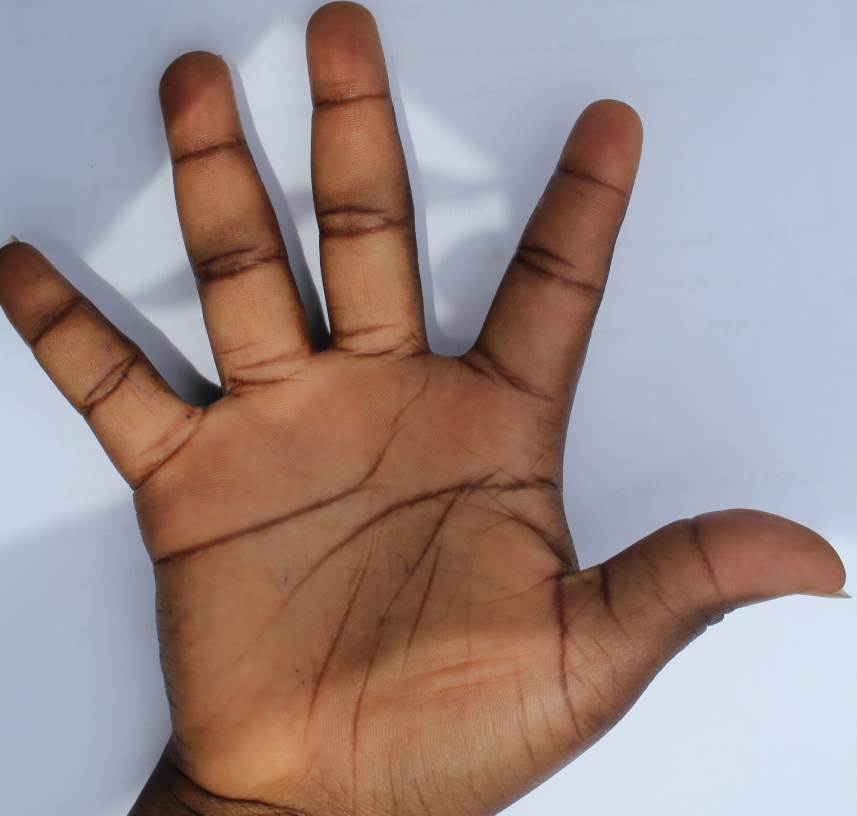
#> input picture data/Palm/PalmAll/IMG_FEMALE_0083.jpg, 3428 x 3261 px, given in place of IMG_0016.JPG, which was not available (shown at 1/4 size)
$ python edge_list.py   (older library calls are emulated)
#> lines starting #> are read from the running program, lines starting #| are printed output that depends on the picture; after the words box and inside, x2 and y2 are one past the last pixel; in counts of white or black regions, pixels touching at a corner belong together; pictures that were not available may be replaced by others from this repository, and a replacement may not be noted
### src/image_masking_builder.py
from my_utils import *


class ImageMaskingBuilder:
    def __init__(self, image_path: str):
        self.kernel_size = None
        self.image_path: str = image_path
        self.image: cv2.typing.MatLike = self.__load_image_grayscale()
        self.set_kernel_size()

    # TODO: draft
    def __load_image(self, flags: int = cv2.IMREAD_UNCHANGED) -> cv2.typing.MatLike:
#> called with flags = 0
        change_to_project_path()
        image = cv2.imread(self.image_path, flags)
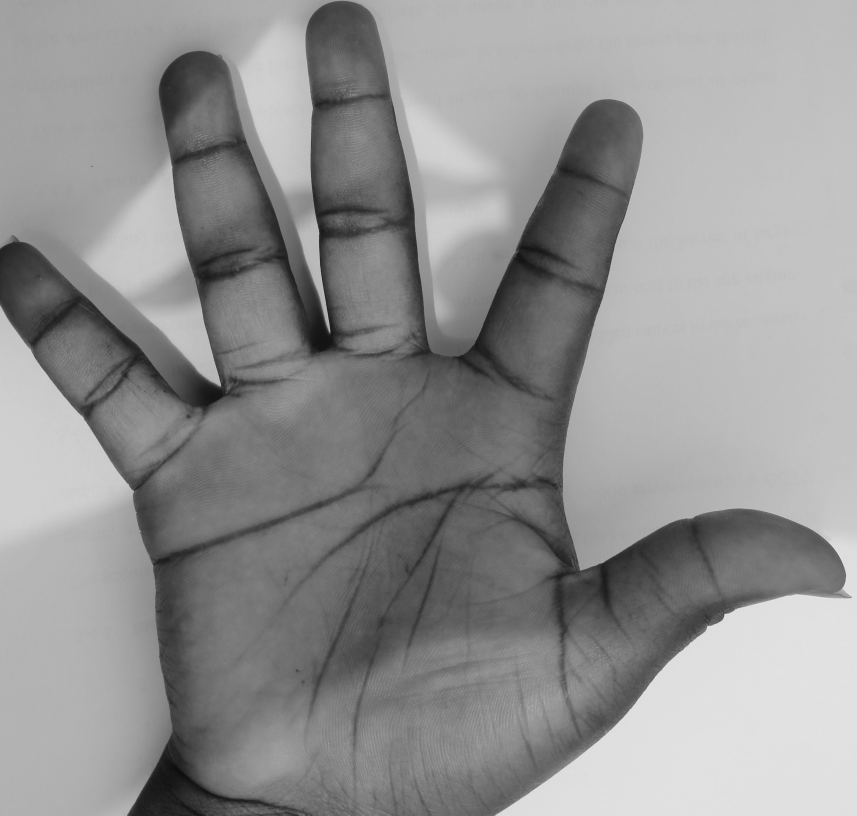
#> image: shape (3261, 3428) (shown at 1/4 size); min 11, max 238, mean 145.8
        check_loaded_image(image)
        print(f"type: {type(image)}")
#| type: <class 'numpy.ndarray'>
        return image

    def __load_image_grayscale(self) -> cv2.typing.MatLike:
        image = self.__load_image(cv2.IMREAD_GRAYSCALE)
        return image

    # TODO: Draft
    def convert_image_grayscale(self):
        self.image = cv2.cvtColor(self.image, cv2.COLOR_BGR2GRAY)

    def set_kernel_size(self, size: int = 3):
        self.kernel_size: np.ndarray = np.ones((size, size), np.uint8)

    # [28 lines left out: functions do_adaptive_mean, do_adaptive_gaussian, do_adaptive_mean_fix1, not called in this run]

    def do_equalize_histogram(self):
        self.image = cv2.equalizeHist(self.image)
        return self

    def do_denoise_morphology_close(self):
        self.image = cv2.morphologyEx(self.image, cv2.MORPH_CLOSE, self.kernel_size)
        return self

    def do_denoise_morphology_open(self):
        self.image = cv2.morphologyEx(self.image, cv2.MORPH_OPEN, self.kernel_size)
        return self

    def do_denoise(self):
        self.image = cv2.fastNlMeansDenoising(self.image, None)
        return self

    def do_denoise_morphology_combined(self):
        return self.do_denoise_morphology_close().do_denoise_morphology_open()

    # TODO: Draft
    # [5 lines left out: function do_sobel_combined, not called in this run]

    def do_sobel_x(self):
        self.image = cv2.Sobel(self.image, cv2.CV_64F, 1, 0)
        return self

    def do_sobel_y(self):
        self.image = cv2.Sobel(self.image, cv2.CV_64F, 0, 1)
        return self

    def do_canny(self, min_threshold: float = 10, max_threshold: float = 200):
#> called with min_threshold = 10, max_threshold = 200
        self.image = cv2.Canny(self.image, min_threshold, max_threshold)
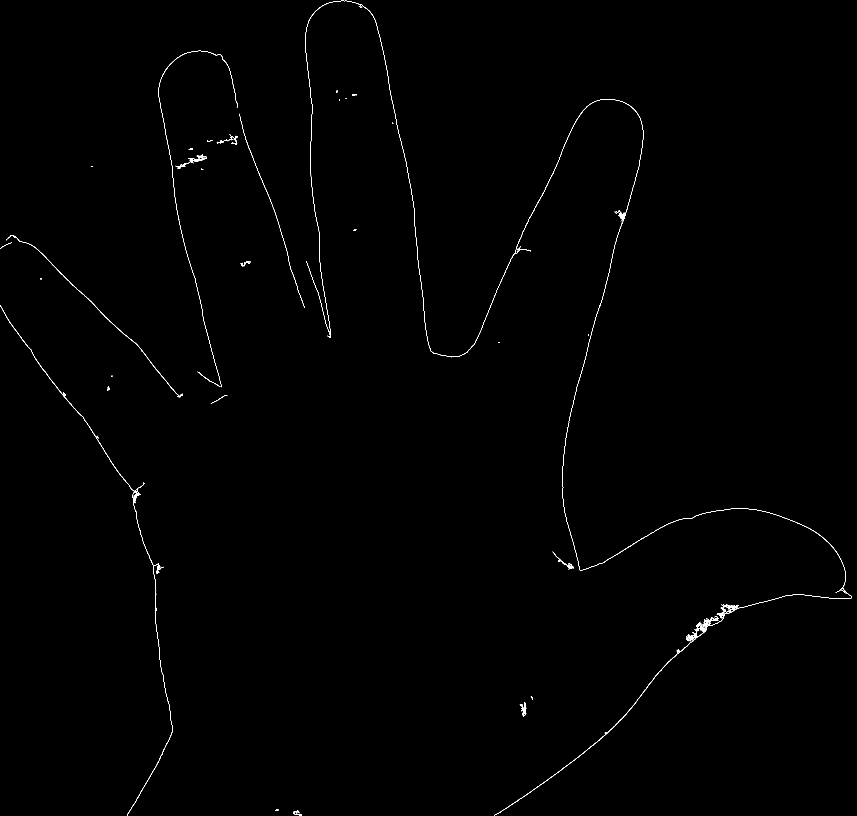
#> self.image: shape (3261, 3428) (shown at 1/4 size); 0.21% white in thin lines or dots
        return self

    # [11 lines left out: functions do_laplacian, export_image, not called in this run]

    def reset_image(self):
        self.image = self.__load_image_grayscale()

    def get_contours(self):
        return cv2.findContours(self.image, cv2.RETR_EXTERNAL, cv2.CHAIN_APPROX_SIMPLE)

    def is_image_loaded(self):
        return self.image is not None

    def show(self, window_name: str = "My Image", size_x: int = 500, size_y: int = 650):
        # cv2.resizeWindow(window_name, 400, 400)
        cv2.imshow(window_name, cv2.resize(self.image, (size_x, size_y)))

### src/my_utils.py
import cv2
import numpy as np
from matplotlib import pyplot as plt
import os
import yaml

# from constants import *

path = "../data/Palm/After1/IMG_0016.JPG"
path_best = "../data/mod/palm-tone-edit.png"
# dataset_path = "../data/Palm/After1"
dataset_path = "../data/Palm/PalmAll/"


# [28 lines left out: functions resize_image_show, plot_datas, not called in this run]


def load_image(image_path: str):
    return cv2.imread(image_path, 0)


# [20 lines left out: functions export_image, export_masking_dataset, not called in this run]


def check_path_compatibility(folder_path: str):
    if not is_path_exists(folder_path):
        os.makedirs(folder_path)


# [11 lines left out: function show_image, not called in this run]


def check_loaded_image(image: np.ndarray):
    assert image is not None, "MyDebug: imread error"


# [10 lines left out: function get_my_image_path, not called in this run]


def change_to_project_path():
    script_path = os.path.dirname(os.path.abspath(__file__))
    current_path = os.getcwd()

    print(f"Current path: {current_path}")

    if current_path != script_path:
        os.chdir(script_path)
        print("Changed current path to script path:", script_path)


def is_path_exists(folder_path: str):
    return os.path.exists(folder_path)


def is_file_exits(folder_path: str):
    return os.listdir(folder_path)


# [11 lines left out: functions check_path_exists, load_config, not called in this run]

### src/edge_list.py
import my_utils
import image_masking_builder as imb
import cv2
import matplotlib.pyplot as plt
import numpy as np
import contour_plotter as ep

image_path = my_utils.path
# image_path = "../output/IMG_0001.JPG"

image_file = imb.ImageMaskingBuilder(image_path)
image_file.do_canny()

# Find contours
contours, _ = image_file.get_contours()
#> contours = 45 contours, 19 with area under 20; largest, box (x1, y1, x2, y2) and area: (1977, 2353, 3408, 3261) 1268, (24, 940, 732, 1589) 576, (2227, 396, 3384, 2369) 574, (0, 1220, 606, 2244) 572, (1221, 3, 2124, 1430) 336

# Initialize a list to store contours with points
contours_with_points = []

# Generate distinct colors for contours
num_contours = len(contours)
#> num_contours = 45
distinct_colors = [np.random.rand(3, ) for _ in range(num_contours)]
#> distinct_colors = 45 items, first 6: [0.549, 0.715, 0.603], [0.545, 0.424, 0.646], [0.438, 0.892, 0.964], [0.383, 0.792, 0.529], [0.568, 0.926, 0.071], [0.0871, 0.0202, 0.833]

# Iterate over contours
for i, contour in enumerate(contours):
    # Initialize a list to store points in the current contour
    contour_points = []

    # Get color for the current contour
    color = distinct_colors[i]
    print(f"contour: {i}")

    # Iterate over points in contour
    for point in contour:
        x, y = point[0]  # Extract x, y coordinates
        contour_points.append((x, y))  # Add point to contour_points list

    # Add the contour with its points and color to the list
    contours_with_points.append((contour_points, color))
#> this loop made 45 passes
#> color on passes 1 to 12: [0.549, 0.715, 0.603], [0.545, 0.424, 0.646], [0.438, 0.892, 0.964], [0.383, 0.792, 0.529], [0.568, 0.926, 0.071], [0.0871, 0.0202, 0.833], [0.778, 0.87, 0.979], [0.799, 0.461, 0.781], [0.118, 0.64, 0.143], [0.945, 0.522, 0.415], [0.265, 0.774, 0.456], [0.568, 0.0188, 0.618]
#> (contour, color) on passes 26 to 27: ([[2486, 891], [2486, 892], [2485, 893], [2486, 892]], [0.0392, 0.283, 0.12]), ([[717, 876], [717, 877]], [0.296, 0.119, 0.318])
#| contour: 0
#| contour: 1
#| contour: 2
#| contour: 3
#| contour: 4
#| contour: 5
#| contour: 6
#| contour: 7
#> (further printed lines are left out)
#> after the loop, contours_with_points = 45 items

print("---------- plotting -------------")

# Plot each contour with points
for contour_points, color in contours_with_points:
    # Extract x and y coordinates from contour points
    x = [point[0] for point in contour_points]
    y = [point[1] for point in contour_points]

    # Plot points with the specified color
    plt.scatter(x, y, color=color)

plt.gca().invert_yaxis()  # Invert y-axis to match image coordinates
plt.show()
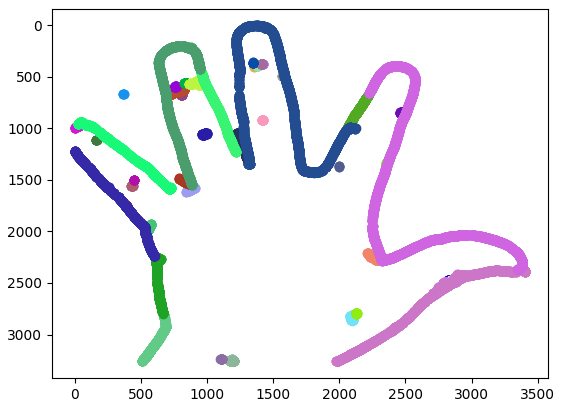
#> figure drawn by matplotlib, 1 panel

$ run again, on data/Palm/PalmAll/IMG_MALE_0071.jpg
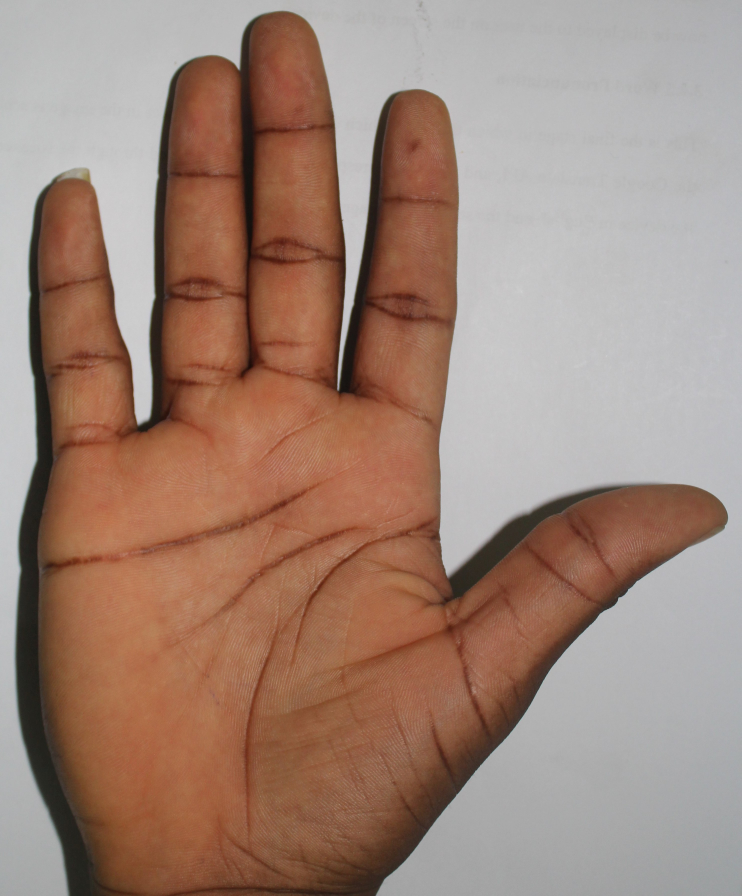
#> input picture data/Palm/PalmAll/IMG_MALE_0071.jpg, 2966 x 3583 px, given in place of IMG_0016.JPG, which was not available (shown at 1/4 size)
#| type: <class 'numpy.ndarray'>
#> in do_canny, `self.image = cv2.Canny(self.image, min_threshold, max_threshold)`:
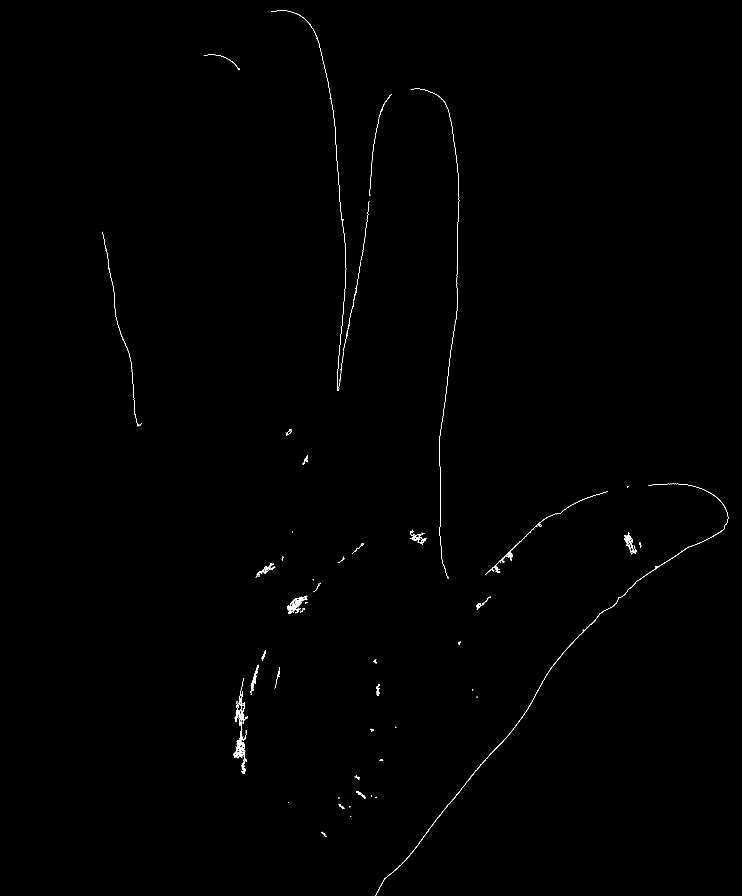
#> self.image: shape (3583, 2966) (shown at 1/4 size); 0.17% white in thin lines or dots, all inside (x1, y1, x2, y2) = (411, 41, 2913, 3583)
#> contours = 104 contours, 77 with area under 20; largest, box (x1, y1, x2, y2) and area: (935, 2712, 992, 3096) 1260, (1502, 2187, 2759, 3583) 1044, (1148, 2383, 1230, 2456) 582, (1941, 1965, 2431, 2300) 486, (2498, 2128, 2532, 2196) 238
#> num_contours = 104
#> distinct_colors = 104 items, first 6: [0.549, 0.715, 0.603], [0.545, 0.424, 0.646], [0.438, 0.892, 0.964], [0.383, 0.792, 0.529], [0.568, 0.926, 0.071], [0.0871, 0.0202, 0.833]
#> the loop `for i, contour in enumerate(contours):` made 104 passes
#> (printed output is left out)
#> after the loop `for i, contour in enumerate(contours):`: contours_with_points = 104 items
#> the loop `for contour_points, color in contours_with_points:` made 104 passes
#> color on passes 1, 4, 6, 9, 10, 11, 12, 16: [0.549, 0.715, 0.603], [0.383, 0.792, 0.529], [0.0871, 0.0202, 0.833], [0.118, 0.64, 0.143], [0.945, 0.522, 0.415], [0.265, 0.774, 0.456], [0.568, 0.0188, 0.618], [0.671, 0.21, 0.129]
#> `plt.show()`:
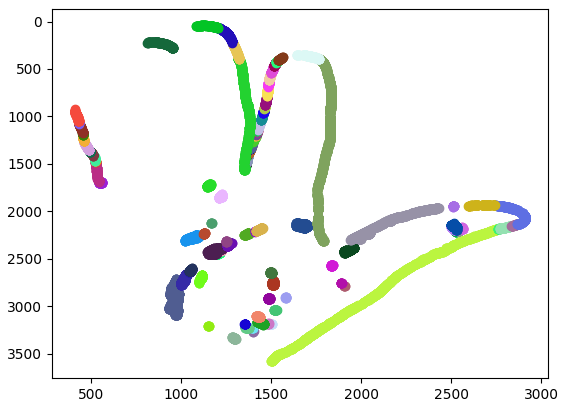
#> figure drawn by matplotlib, 1 panel

$ run again, on data/Palm/PalmAll/IMG_MALE_0095.jpg
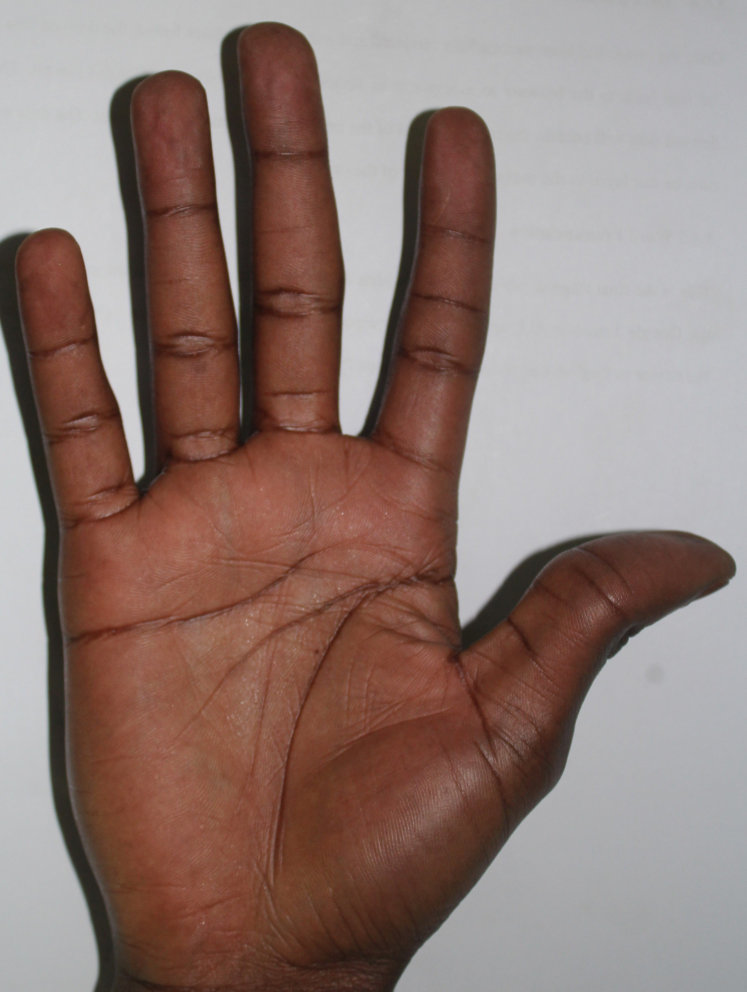
#> input picture data/Palm/PalmAll/IMG_MALE_0095.jpg, 2988 x 3966 px, given in place of IMG_0016.JPG, which was not available (shown at 1/4 size)
#| type: <class 'numpy.ndarray'>
#> in do_canny, `self.image = cv2.Canny(self.image, min_threshold, max_threshold)`:
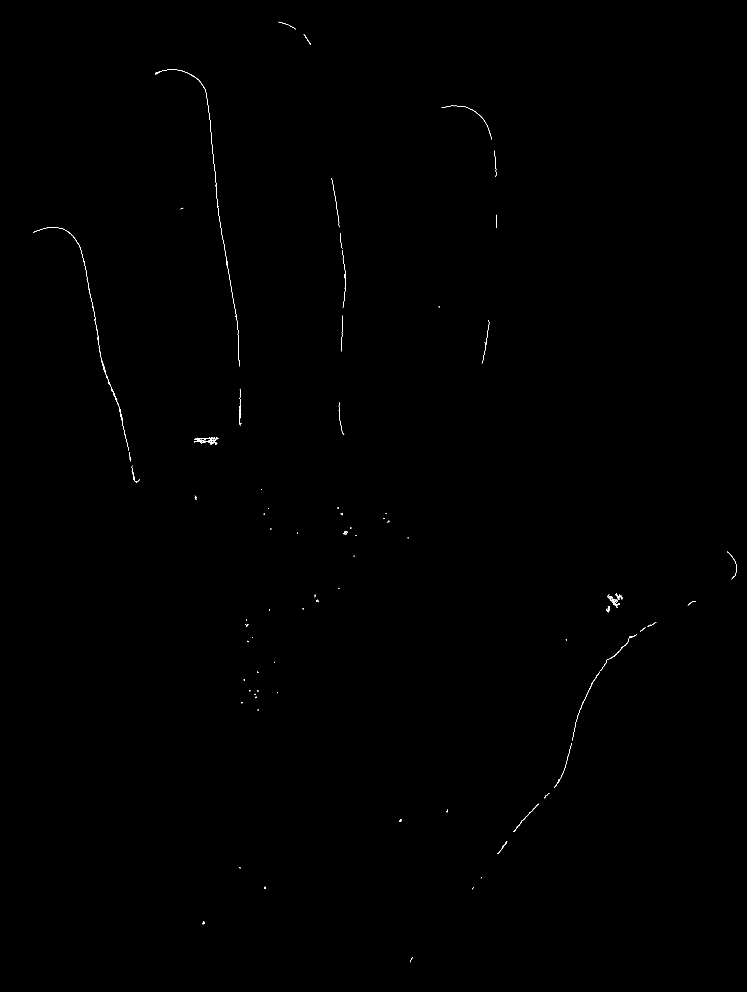
#> self.image: shape (3966, 2988) (shown at 1/4 size); 0.07% white in thin lines or dots, all inside (x1, y1, x2, y2) = (132, 87, 2947, 3849)
#> contours = 135 contours, 120 with area under 20; largest, box (x1, y1, x2, y2) and area: (776, 1749, 874, 1780) 163, (2430, 2378, 2470, 2413) 99, (2462, 2373, 2482, 2400) 76, (211, 909, 349, 1117) 52, (760, 297, 873, 829) 46
#> num_contours = 135
#> distinct_colors = 135 items, first 6: [0.549, 0.715, 0.603], [0.545, 0.424, 0.646], [0.438, 0.892, 0.964], [0.383, 0.792, 0.529], [0.568, 0.926, 0.071], [0.0871, 0.0202, 0.833]
#> the loop `for i, contour in enumerate(contours):` made 135 passes
#> (printed output is left out)
#> after the loop `for i, contour in enumerate(contours):`: contours_with_points = 135 items
#> the loop `for contour_points, color in contours_with_points:` made 135 passes
#> color on passes 1, 2, 5, 7, 8, 9, 11, 12: [0.549, 0.715, 0.603], [0.545, 0.424, 0.646], [0.568, 0.926, 0.071], [0.778, 0.87, 0.979], [0.799, 0.461, 0.781], [0.118, 0.64, 0.143], [0.265, 0.774, 0.456], [0.568, 0.0188, 0.618]
#> `plt.show()`:
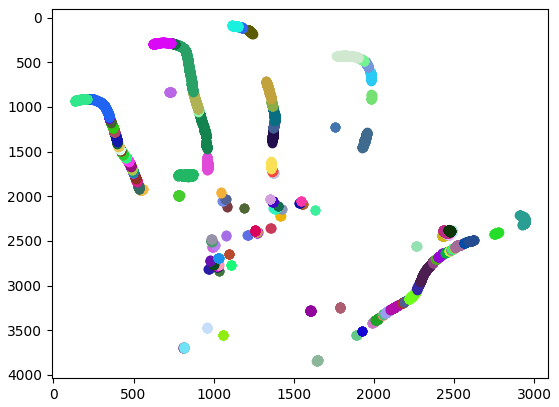
#> figure drawn by matplotlib, 1 panel
